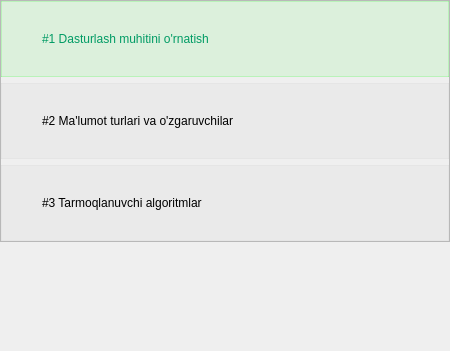
                       <widget class="QWidget" name="scrollAreaWidgetContents_6">
                        <property name="geometry">
                         <rect>
                          <x>0</x>
                          <y>0</y>
                          <width>450</width>
                          <height>351</height>
                         </rect>
                        </property>
                        <layout class="QVBoxLayout" name="verticalLayout_19">
                         <property name="spacing">
                          <number>10</number>
                         </property>
                         <property name="leftMargin">
                          <number>0</number>
                         </property>
                         <property name="topMargin">
                          <number>0</number>
                         </property>
                         <property name="rightMargin">
                          <number>0</number>
                         </property>
                         <property name="bottomMargin">
                          <number>0</number>
                         </property>
                         <item>
                          <widget class="QFrame" name="frame_28">
                           <property name="frameShape">
                            <enum>QFrame::StyledPanel</enum>
                           </property>
                           <property name="frameShadow">
                            <enum>QFrame::Raised</enum>
                           </property>
                           <layout class="QVBoxLayout" name="tasks_layout">
                            <property name="leftMargin">
                             <number>0</number>
                            </property>
                            <property name="topMargin">
                             <number>0</number>
                            </property>
                            <property name="rightMargin">
                             <number>0</number>
                            </property>
                            <property name="bottomMargin">
                             <number>0</number>
                            </property>
                            <item>
                             <widget class="QPushButton" name="pushButton_31">
                              <property name="sizePolicy">
                               <sizepolicy hsizetype="Ignored" vsizetype="Fixed">
                                <horstretch>0</horstretch>
                                <verstretch>0</verstretch>
                               </sizepolicy>
                              </property>
                              <property name="cursor">
                               <cursorShape>PointingHandCursor</cursorShape>
                              </property>
                              <property name="styleSheet">
                               <string notr="true">QPushButton{
text-align: left;
padding: 30px 40px;
background-color: rgba(0, 255, 0, 20);
border:1px solid rgba(0, 255, 0, 40);
color: rgb(0,155,100);
}</string>
                              </property>
                              <property name="text">
                               <string>#1 Dasturlash muhitini o'rnatish</string>
                              </property>
                             </widget>
                            </item>
                            <item>
                             <widget class="QPushButton" name="pushButton_32">
                              <property name="sizePolicy">
                               <sizepolicy hsizetype="Ignored" vsizetype="Fixed">
                                <horstretch>0</horstretch>
                                <verstretch>0</verstretch>
                               </sizepolicy>
                              </property>
                              <property name="cursor">
                               <cursorShape>PointingHandCursor</cursorShape>
                              </property>
                              <property name="styleSheet">
                               <string notr="true">QPushButton{
text-align: left;
padding: 30px 40px;
background-color: rgba(0, 0, 0, 5);
border:1px solid rgba(0, 0, 0, 5);
}
QPushButton:hover {
background-color: rgba(0, 0, 0, 20);
border:1px solid rgba(0, 0, 0, 40);
}</string>
                              </property>
                              <property name="text">
                               <string>#2 Ma'lumot turlari va o'zgaruvchilar</string>
                              </property>
                             </widget>
                            </item>
                            <item>
                             <widget class="QPushButton" name="pushButton_33">
                              <property name="sizePolicy">
                               <sizepolicy hsizetype="Ignored" vsizetype="Fixed">
                                <horstretch>0</horstretch>
                                <verstretch>0</verstretch>
                               </sizepolicy>
                              </property>
                              <property name="cursor">
                               <cursorShape>PointingHandCursor</cursorShape>
                              </property>
                              <property name="styleSheet">
                               <string notr="true">QPushButton{
text-align: left;
padding: 30px 40px;
background-color: rgba(0, 0, 0, 5);
border:1px solid rgba(0, 0, 0, 5);
}
QPushButton:hover {
background-color: rgba(0, 0, 0, 20);
border:1px solid rgba(0, 0, 0, 40);
}</string>
                              </property>
                              <property name="text">
                               <string>#3 Tarmoqlanuvchi algoritmlar</string>
                              </property>
                             </widget>
                            </item>
                           </layout>
                          </widget>
                         </item>
                         <item>
                          <spacer name="verticalSpacer_6">
                           <property name="orientation">
                            <enum>Qt::Vertical</enum>
                           </property>
                           <property name="sizeHint" stdset="0">
                            <size>
                             <width>20</width>
                             <height>40</height>
                            </size>
                           </property>
                          </spacer>
                         </item>
                        </layout>
                       </widget>
